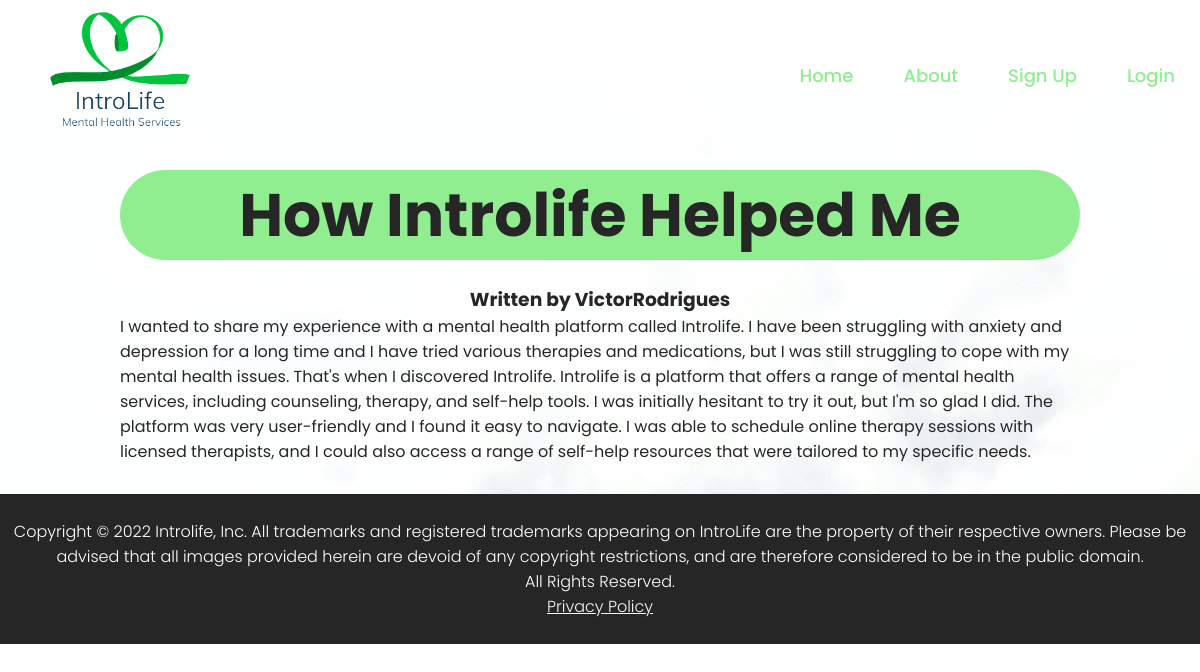
The app's page /how-introlife-helped-me/ with its own data.
### introlife_app/models.py (models this page shows, shortened)
class Post(models.Model):
    title = models.CharField(max_length = 100)
    date = models.DateTimeField(auto_now_add = True)
    author = models.ForeignKey(User, on_delete = models.CASCADE)
    body = models.TextField()
    slug = models.SlugField(unique = True, null = True)

### introlife_app/views.py (the view)
# urls.py: path('<slug:slug>/', views.PostDetailView.as_view(), name = "post_detail"),
class PostDetailView(DetailView):
    model = Post
    template_name = "post.html"

### introlife_app/templates/post.html
{% extends 'base.html' %}
{% block post_content %}
<div class = "container">
    <div class = "column">
        <h1 id = "aboutus">{{ post.title }}</h1>
        <br>
        <h3 id = "centerpls">Written by {{ post.author }}</h3>
    </div>
    <p>{{ post.body }}</p>
</div>
{% endblock post_content %}

### introlife_app/static/style.css (style rules this page uses)
* { margin: 0; padding: 0; font-family: 'Poppins', 'sans-serif'; box-sizing: border-box; }
body { background: white; color: #262626; }
.container { padding: 10px 10%; }
#aboutus { background-color: lightgreen; border-radius: 50px; display: block; margin-left: auto; margin-right: auto; font-weight: 3000; font-size: 60px; font-style: bold; text-align: center; }
#centerpls { margin-left: auto; margin-right: auto; text-align: center; }

### records on screen
Post: title "How Introlife Helped Me", author "VictorRodrigues", body "I wanted to share my experience with a mental health platform called Introlife. I have been struggling with anxiety and depression for a long time and I have tried various therapies and medications, but I was still struggling to cope with my mental health issues. That's when I discovered Introlife. Introlife is a platform that offers a range of mental health services, including counseling, therapy, and self-help tools. I was initially hesitant to try it out, but I'm so glad I did. The platform was very user-friendly and I found it easy to navigate. I was able to schedule online therapy sessions with licensed therapists, and I could also access a range of self-help resources that were…"
